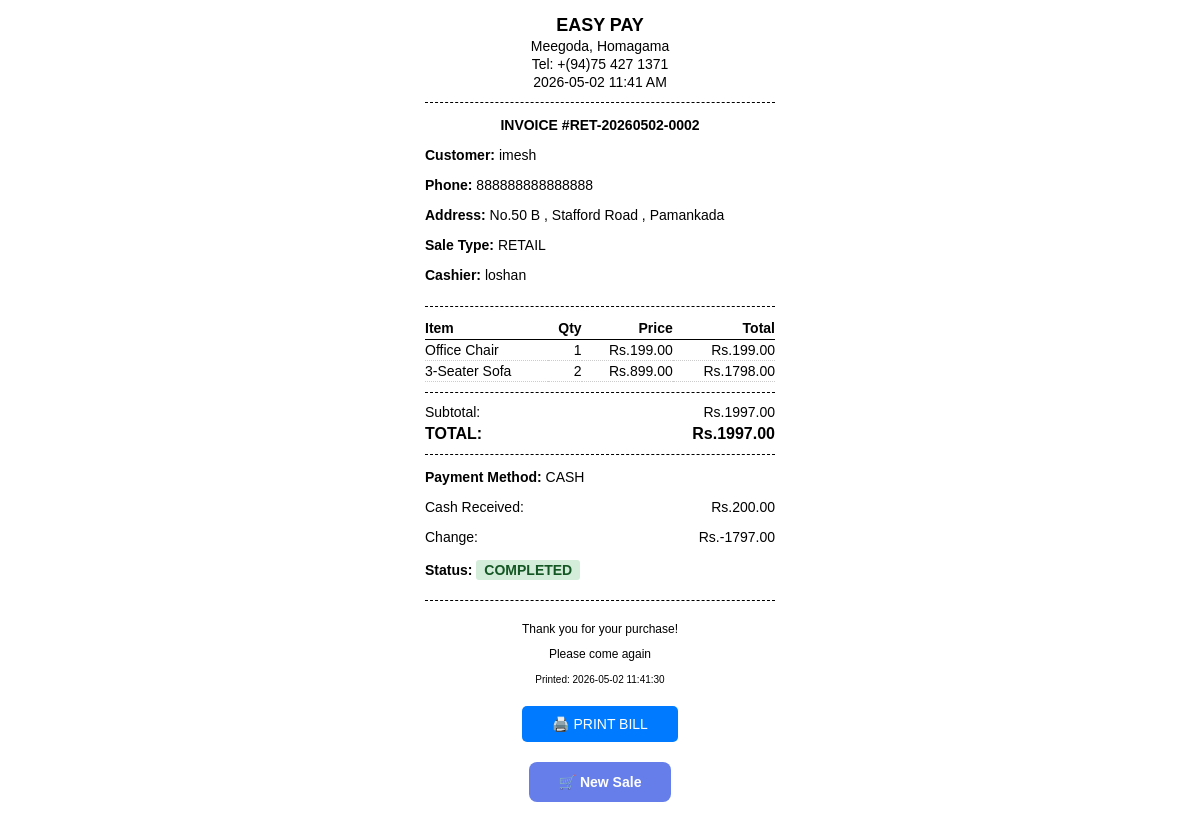
The page /api/orders/RET-20260502-0002/bill (signed in) on the database its author committed.
### app/models/order.py (models this page shows, shortened)
class Order(db.Model):
    __tablename__ = 'orders'
    id = db.Column(db.Integer, primary_key=True)
    order_number = db.Column(db.String(20), unique=True, index=True)
    order_type = db.Column(db.String(20), default='retail')  # retail, wholesale
    sale_type = db.Column(db.String(20), default='retail')
    user_id = db.Column(db.Integer, db.ForeignKey('users.id'))
    customer_id = db.Column(db.Integer, db.ForeignKey('customers.id'), nullable=True)
    customer_name = db.Column(db.String(100))
    customer_phone = db.Column(db.String(20))
    customer_address = db.Column(db.Text)
    subtotal = db.Column(db.Float, default=0.0)
    tax_amount = db.Column(db.Float, default=0.0)
    discount_amount = db.Column(db.Float, default=0.0)
    total = db.Column(db.Float, default=0.0)
    payment_method = db.Column(db.String(20))  # cash, card, credit
    payment_status = db.Column(db.String(20), default='pending')
    cash_received = db.Column(db.Float)
    change_given = db.Column(db.Float)
    previous_balance = db.Column(db.Float, default=0.0)
    new_balance = db.Column(db.Float, default=0.0)
    credit_paid = db.Column(db.Float, default=0.0)
    balance_payment_method = db.Column(db.String(20))  # cash, card, check
    is_returned = db.Column(db.Boolean, default=False)
    return_date = db.Column(db.DateTime)
    created_at = db.Column(db.DateTime, default=datetime.now)
    items = db.relationship('OrderItem', backref='order', lazy=True, cascade='all, delete-orphan')
    returns = db.relationship('Return', backref='order', lazy=True)

class OrderItem(db.Model):
    __tablename__ = 'order_items'
    id = db.Column(db.Integer, primary_key=True)
    order_id = db.Column(db.Integer, db.ForeignKey('orders.id'))
    product_id = db.Column(db.Integer, db.ForeignKey('products.id'))
    product_name = db.Column(db.String(200))
    product_barcode = db.Column(db.String(50))
    product_price = db.Column(db.Float)
    quantity = db.Column(db.Integer, default=1)
    discount_percent = db.Column(db.Float, default=0)
    line_total = db.Column(db.Float)
    discount_amount = db.Column(db.Float, default=0)

### app/models/user.py (models this page shows, shortened)
class User(UserMixin, db.Model):
    __tablename__ = 'users'
    id = db.Column(db.Integer, primary_key=True)
    username = db.Column(db.String(50), unique=True, nullable=False)
    email = db.Column(db.String(120), unique=True, nullable=False)
    password_hash = db.Column(db.String(255), nullable=False)
    role = db.Column(db.String(20), default='staff')  # owner, manager, staff
    is_active = db.Column(db.Boolean, default=True)
    created_at = db.Column(db.DateTime, default=datetime.now)
    last_login = db.Column(db.DateTime)
    orders = db.relationship('Order', backref='cashier_rel', lazy=True, foreign_keys='Order.user_id')

### app/routes/api.py (the view)
@api_bp.route('/orders/<order_number>/bill')
@login_required
def get_bill(order_number):
    order = Order.query.filter_by(order_number=order_number).first()
    if not order:
        return jsonify({'error': 'Order not found'}), 404
    customer_name = order.customer_name or 'Walk-in Customer'
    return render_template('pos/bill.html', order=order, customer_name=customer_name)

### app/models/user.py (called while the page is built)
@login_manager.user_loader
def load_user(user_id):
    return User.query.get(int(user_id))

### app/templates/pos/bill.html (shortened to what this page needs)
<!DOCTYPE html>
<html>
<head>
</head>
<body>
    <div class="header">
        <h3><a href="{{ url_for('pos.terminal') }}" style="text-decoration: none; color: inherit;">EASY PAY</a></h3>
        <p>Meegoda, Homagama</p>
        <p>Tel: +(94)75 427 1371</p>
        <p>{{ order.created_at.strftime('%Y-%m-%d %I:%M %p') }}</p>
    </div>
    <p style="text-align: center; font-weight: bold; font-size: 14px;">
        INVOICE #{{ order.order_number }}
    </p>
    <div class="customer-info">
        <p><strong>Customer:</strong> {{ customer_name }}</p>
        {% if order.customer_phone %}
        <p><strong>Phone:</strong> {{ order.customer_phone }}</p>
        {% endif %}
        {% if order.customer_address %}
        <p><strong>Address:</strong> {{ order.customer_address }}</p>
        {% endif %}
        <p><strong>Sale Type:</strong> {{ order.order_type.upper() if order.order_type else 'RETAIL' }}</p>
        <p><strong>Cashier:</strong> {{ order.cashier_rel.username if order.cashier_rel else 'N/A' }}</p>
    </div>
    <table class="items">
        <thead>
            <tr>
                <th>Item</th>
                <th class="text-right">Qty</th>
                <th class="text-right">Price</th>
                <th class="text-right">Total</th>
            </tr>
        </thead>
        <tbody>
            {% for item in order.items %}
            <tr>
                <td>{{ item.product_name[:20] }}{% if item.product_name|length > 20 %}...{% endif %}</td>
                <td class="text-right">{{ item.quantity }}</td>
                <td class="text-right">Rs.{{ "%.2f"|format(item.product_price) }}</td>
                <td class="text-right">Rs.{{ "%.2f"|format(item.line_total) }}</td>
            </tr>
            {% endfor %}
        </tbody>
    </table>
    <div class="totals">
        <p>Subtotal: <span style="float: right;">Rs.{{ "%.2f"|format(order.subtotal) }}</span></p>
        <p class="grand-total">TOTAL: <span style="float: right;">Rs.{{ "%.2f"|format(order.total) }}</span></p>
    </div>
    <div class="payment-info">
        <p><strong>Payment Method:</strong> {{ order.payment_method.upper() }}</p>
        {% if order.payment_method == 'cash' and order.cash_received %}
        <p>Cash Received: <span style="float: right;">Rs.{{ "%.2f"|format(order.cash_received) }}</span></p>
        <p>Change: <span style="float: right;">Rs.{{ "%.2f"|format(order.change_given) }}</span></p>
        {% endif %}
        <p>
            <strong>Status:</strong>
            <span class="status-badge status-{{ 'completed' if order.payment_status == 'completed' else 'pending' }}">
                {{ order.payment_status.upper() }}
            </span>
        </p>
    </div>
    <div class="footer">
        <p>Thank you for your purchase!</p>
        <p>Please come again</p>
        <p style="font-size: 10px;">Printed: {{ order.created_at.strftime('%Y-%m-%d %H:%M:%S') }}</p>
    </div>
    <button class="btn-print no-print" onclick="window.print()">🖨️ PRINT BILL</button>
    <div style="text-align: center; margin-top: 15px;" class="no-print">
        <a href="{{ url_for('pos.terminal') }}" style="display: inline-block; padding: 12px 30px; background: #667eea; color: white; text-decoration: none; border-radius: 8px; font-family: Arial, sans-serif; font-size: 14px; font-weight: bold;">🛒 New Sale</a>
    </div>
</body>
</html>

### app/templates/pos/bill.html (style rules this page uses)
body { font-family: Arial, Helvetica, sans-serif; font-weight: 300; max-width: 350px; margin: 0 auto; padding: 15px; background: #fff; line-height: 1.15; font-size: 14px; }
.header { text-align: center; border-bottom: 1px dashed #000; padding-bottom: 10px; margin-bottom: 10px; }
.header h3 { margin: 0; font-size: 18px; font-weight: 700; }
.header p { margin: 2px 0; font-size: 14px; }
.customer-info { border-bottom: 1px dashed #000; padding-bottom: 8px; margin-bottom: 8px; font-size: 14px; }
.items { width: 100%; border-collapse: collapse; margin: 10px 0; font-size: 14px; }
.items th { border-bottom: 1px solid #000; text-align: left; padding: 3px 0; font-weight: 600; }
.items td { padding: 2px 0; border-bottom: 1px dotted #ccc; }
.items .text-right { text-align: right; }
.totals { border-top: 1px dashed #000; border-bottom: 1px dashed #000; padding: 8px 0; margin: 10px 0; font-size: 14px; }
.totals p { margin: 3px 0; }
.totals .grand-total { font-size: 16px; font-weight: 600; margin-top: 5px; }
.payment-info { font-size: 14px; margin: 10px 0; }
.footer { text-align: center; margin-top: 20px; font-size: 12px; border-top: 1px dashed #000; padding-top: 10px; }
.btn-print { display: block; margin: 20px auto; padding: 10px 30px; font-size: 14px; background: #007bff; color: white; border: none; border-radius: 5px; cursor: pointer; font-weight: 400; }
.status-badge { display: inline-block; padding: 2px 8px; border-radius: 3px; font-size: 14px; font-weight: 600; }
.status-completed { background: #d4edda; color: #155724; }

### rows shown on the page
Order: created_at "2026-05-02 11:41 AM", order_number "RET-20260502-0002", customer_name "imesh", customer_phone "888888888888888", customer_address "No.50 B , Stafford Road , Pamankada", order_type "RETAIL", subtotal "1997.00", total "1997.00", payment_method "CASH", cash_received "200.00", change_given "-1797.00", payment_status "COMPLETED", created_at "2026-05-02 11:41:30"
User: cashier_rel "loshan"
OrderItem: product_name "Office Chair", quantity "1", product_price "199.00", line_total "199.00"
OrderItem: product_name "3-Seater Sofa", quantity "2", product_price "899.00", line_total "1798.00"
